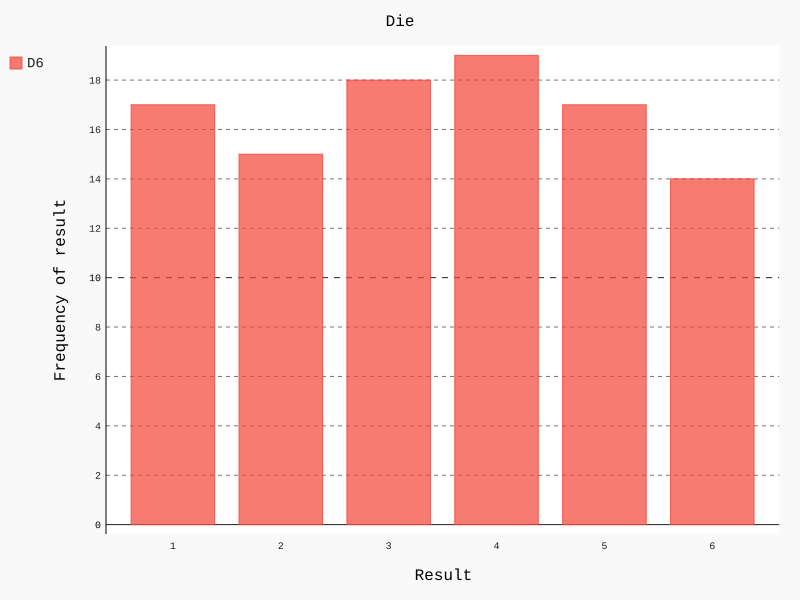

Python code for this plot:
from die import Die
import pygal

# 创建一个D6
die = Die()

# 掷几次骰子，并将结果存储在一个列表中
results = []
for roll_num in range(100):
    result = die.roll()
    results.append(result)

# 分析结果
frequencies = []
for value in range(1, die.num_sides+1):
    frequencie = results.count(value)
    frequencies.append(frequencie)

# 对结果进行可视化
hist = pygal.Bar()

hist.title = "Die"
hist.x_labels = ['1', '2', '3', '4', '5', '6']
hist.x_title = "Result"
hist.y_title = "Frequency of result"

hist.add('D6', frequencies)
hist.render_to_file('die_visual.svg')
